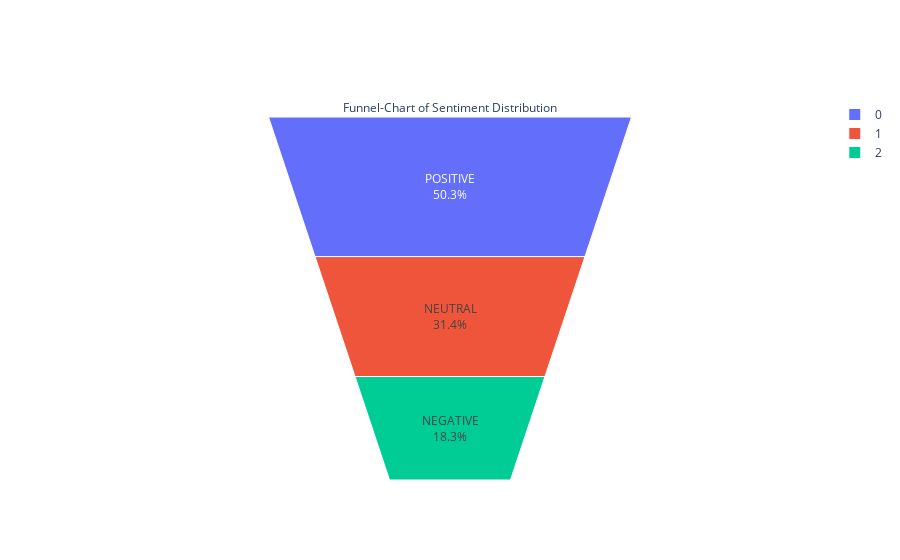

Notebook source saved alongside this figure:
### Code cell
fig = go.Figure(go.Funnelarea(
    text =data['sentiment_type'].value_counts().index,
    values = data['sentiment_type'].value_counts(),
    title = {"position": "top center", "text": "Funnel-Chart of Sentiment Distribution"}
    ))
fig.show()

### Figure 1 — Plotly figure (JSON) as saved in the notebook; plotly's stock layout.template omitted (floating-point values rounded to 4 significant figures)
{"data": [{"text": ["POSITIVE", "NEUTRAL", "NEGATIVE"], "title": {"position": "top center", "text": "Funnel-Chart of Sentiment Distribution"}, "type": "funnelarea", "values": [110282, 68860, 40152]}], "layout": {}}
